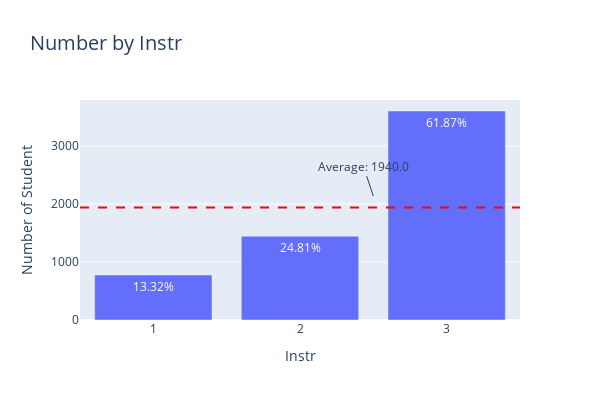
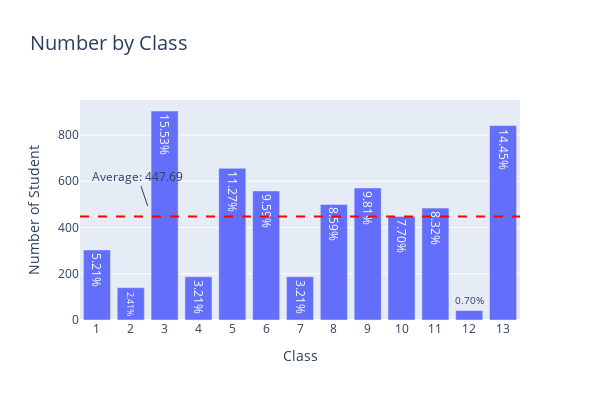
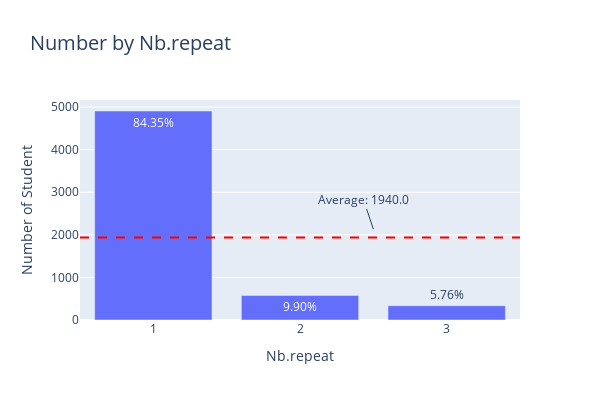
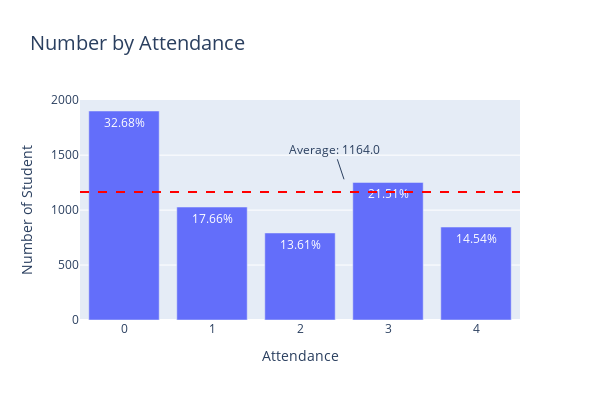

The notebook cell these images were saved under, in order:
### Code cell
# Draw barplots for 'instr', 'class', 'nb.repeat', 'attendance', 'difficulty' 
cols_to_plot = ['instr', 'class', 'nb.repeat', 'attendance', 'difficulty']
df_counts = []
avgs = []

for col in cols_to_plot:
    df, avg = get_counts(df_turkiye, col)
    df_counts.append(df)
    avgs.append(avg)

for i in range(len(cols_to_plot)):
    draw_barplot(df_counts[i], cols_to_plot[i], avgs[i])

### Figure 1 — Plotly figure (JSON) as saved in the notebook; plotly's stock layout.template omitted (floating-point values rounded to 4 significant figures)
{"data": [{"text": [61.87, 24.81, 13.32], "texttemplate": "%{text:.2f}%", "type": "bar", "x": [3, 2, 1], "y": [3601, 1444, 775]}], "layout": {"annotations": [{"font": {"size": 12}, "text": "Average: 1940.0", "y": 2134}], "height": 400, "shapes": [{"line": {"color": "red", "dash": "dash", "width": 2}, "type": "line", "x0": 0, "x1": 1, "xref": "x domain", "y0": 1940, "y1": 1940, "yref": "y"}], "title": {"font": {"size": 20}, "text": "Number by Instr", "yref": "paper"}, "width": 600, "xaxis": {"tickvals": [3, 2, 1], "title": {"text": "Instr"}}, "yaxis": {"title": {"text": "Number of Student"}}}}

### Figure 2 — Plotly figure (JSON) as saved in the notebook; plotly's stock layout.template omitted (floating-point values rounded to 4 significant figures)
{"data": [{"text": [15.53, 14.45, 11.27, 9.811, 9.588, 8.591, 8.316, 7.698, 5.206, 3.213, 3.213, 2.405, 0.7045], "texttemplate": "%{text:.2f}%", "type": "bar", "x": [3, 13, 5, 9, 6, 8, 11, 10, 1, 4, 7, 2, 12], "y": [904, 841, 656, 571, 558, 500, 484, 448, 303, 187, 187, 140, 41]}], "layout": {"annotations": [{"font": {"size": 12}, "text": "Average: 447.69", "y": 492.5}], "height": 400, "shapes": [{"line": {"color": "red", "dash": "dash", "width": 2}, "type": "line", "x0": 0, "x1": 1, "xref": "x domain", "y0": 447.7, "y1": 447.7, "yref": "y"}], "title": {"font": {"size": 20}, "text": "Number by Class", "yref": "paper"}, "width": 600, "xaxis": {"tickvals": [3, 13, 5, 9, 6, 8, 11, 10, 1, 4, 7, 2, 12], "title": {"text": "Class"}}, "yaxis": {"title": {"text": "Number of Student"}}}}

### Figure 3 — Plotly figure (JSON) as saved in the notebook; plotly's stock layout.template omitted (floating-point values rounded to 4 significant figures)
{"data": [{"text": [84.35, 9.897, 5.756], "texttemplate": "%{text:.2f}%", "type": "bar", "x": [1, 2, 3], "y": [4909, 576, 335]}], "layout": {"annotations": [{"font": {"size": 12}, "text": "Average: 1940.0", "y": 2134}], "height": 400, "shapes": [{"line": {"color": "red", "dash": "dash", "width": 2}, "type": "line", "x0": 0, "x1": 1, "xref": "x domain", "y0": 1940, "y1": 1940, "yref": "y"}], "title": {"font": {"size": 20}, "text": "Number by Nb.repeat", "yref": "paper"}, "width": 600, "xaxis": {"tickvals": [1, 2, 3], "title": {"text": "Nb.repeat"}}, "yaxis": {"title": {"text": "Number of Student"}}}}

### Figure 4 — Plotly figure (JSON) as saved in the notebook; plotly's stock layout.template omitted (floating-point values rounded to 4 significant figures)
{"data": [{"text": [32.68, 21.51, 17.66, 14.54, 13.61], "texttemplate": "%{text:.2f}%", "type": "bar", "x": [0, 3, 1, 4, 2], "y": [1902, 1252, 1028, 846, 792]}], "layout": {"annotations": [{"font": {"size": 12}, "text": "Average: 1164.0", "y": 1280.0}], "height": 400, "shapes": [{"line": {"color": "red", "dash": "dash", "width": 2}, "type": "line", "x0": 0, "x1": 1, "xref": "x domain", "y0": 1164, "y1": 1164, "yref": "y"}], "title": {"font": {"size": 20}, "text": "Number by Attendance", "yref": "paper"}, "width": 600, "xaxis": {"tickvals": [0, 3, 1, 4, 2], "title": {"text": "Attendance"}}, "yaxis": {"title": {"text": "Number of Student"}}}}
